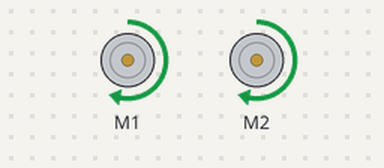
A sketch run on a simulated Arduino Uno, built with avr-gcc and run on an emulated ATmega328P. On the bench: 2 × DC motor (green arrow = forward, orange = backward, longer = faster). What the sketch prints to the serial monitor is not drawn.

Above: at 0.1 s.
Timing chart, 0 to 1.6 s (numbered marks = the images above):
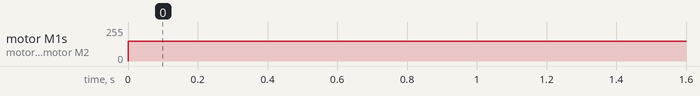

The sketch:

Basic_Motor_Control_Setup.ino
```cpp
#include <Wire.h>
#include <Adafruit_MotorShield.h>

// Create the motor shield object
Adafruit_MotorShield AFMS = Adafruit_MotorShield();

// Select the motors connected to the shield (M1 and M2)
Adafruit_DCMotor *leftMotor = AFMS.getMotor(1);
Adafruit_DCMotor *rightMotor = AFMS.getMotor(2);

void setup() {
  Serial.begin(9600);
  Serial.println("Robot Starting");

  // Initialize the motor shield
  AFMS.begin();

  // Set the initial speed for motors (0-255)
  leftMotor->setSpeed(150);
  rightMotor->setSpeed(150);

  // Run motors forward
  leftMotor->run(FORWARD);
  rightMotor->run(FORWARD);
}

void loop() {
  // Basic loop to keep motors running
}
```

Measured:
- by itself, motor M1, motor M2: stopped → forward 150/255 at 0.00 s
